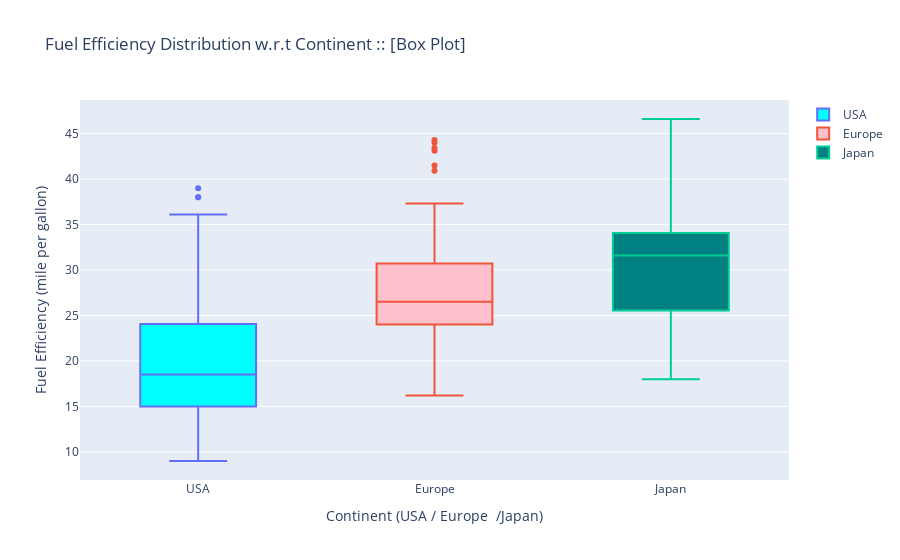

Here is the notebook cell this chart was saved with:
### Code cell
# 1 Boxplot 

usa = cars[working_dataset["Continent"]=="USA"]
europe = cars[cars["Continent"]=="Europe"]
japan = cars[cars["Continent"]=="Japan"]

trace = go.Box(y = usa["mpg"],fillcolor="aqua", name= "USA" )
trace1 = go.Box(y = europe["mpg"], fillcolor="pink", name= "Europe" )
trace2 = go.Box(y = japan["mpg"], fillcolor="teal", name= "Japan" )

layout = go.Layout(title="Fuel Efficiency Distribution w.r.t Continent :: [Box Plot]", 
                   yaxis=dict(title="Fuel Efficiency (mile per gallon)"), 
                   xaxis= dict(title="Continent (USA / Europe  /Japan)"))

data=[trace, trace1, trace2]
fig = go.Figure(data = data, layout=layout)
py.iplot(fig)

### Figure 1 — Plotly figure (JSON) as saved in the notebook; plotly's stock layout.template omitted (floating-point values rounded to 4 significant figures; data arrays with more than 128 entries replaced by an {"elided": "..."} marker saying what was removed)
{"data": [{"fillcolor": "aqua", "name": "USA", "type": "box", "y": {"elided": "249 float values"}}, {"fillcolor": "pink", "name": "Europe", "type": "box", "y": [26, 25, 24, 25, 26, 28, 30, 30, 27, 23, 18, 22, 21, 26, 26, 26, 29, 24, 20, 19, 24, 29, 26, 26, 24, 26, 31, 25, 29, 23, 23, 22, 25, 28, 25, 27, 29, 29.5, 20, 19, 16.5, 36, 29, 30.5, 21.5, 43.1, 20.3, 17, 21.6, 16.2, 31.5, 31.9, 25.4, 27.2, 37.3, 41.5, 34.3, 44.3, 43.4, 36.4, 30, 40.9, 29.8, 35, 33, 34.5, 28.1, 30.7, 36, 44]}, {"fillcolor": "teal", "name": "Japan", "type": "box", "y": [24, 27, 27, 25, 31, 35, 24, 19, 28, 23, 27, 20, 22, 18, 20, 31, 32, 31, 32, 24, 26, 29, 24, 24, 33, 33, 32, 28, 19, 31.5, 33.5, 26, 30, 22, 21.5, 32.8, 39.4, 36.1, 27.5, 27.2, 21.1, 23.9, 29.5, 34.1, 31.8, 38.1, 37.2, 29.8, 31.3, 37, 32.2, 46.6, 40.8, 44.6, 33.8, 32.7, 23.7, 32.4, 39.1, 35.1, 32.3, 37, 37.7, 34.1, 33.7, 32.4, 32.9, 31.6, 25.4, 24.2, 37, 31, 36, 36, 34, 38, 32, 38, 32]}], "layout": {"title": {"text": "Fuel Efficiency Distribution w.r.t Continent :: [Box Plot]"}, "xaxis": {"title": {"text": "Continent (USA / Europe  /Japan)"}}, "yaxis": {"title": {"text": "Fuel Efficiency (mile per gallon)"}}}}
